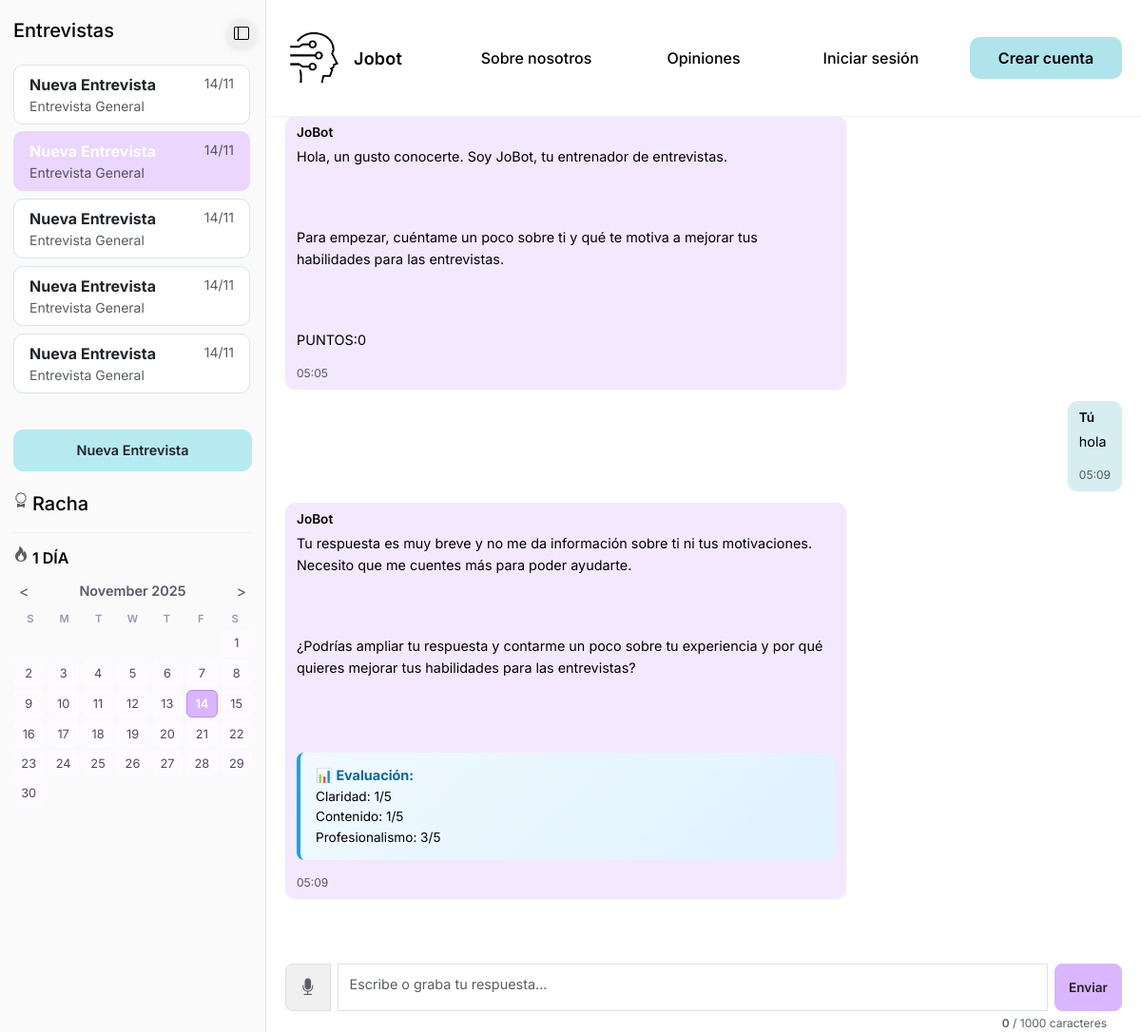
The app's page /interview/15/ (signed in) with its own data.
### interview_mode/models.py (models this page shows, shortened)
class InterviewSession(models.Model):
    INTERVIEW_TYPES = [
        ('technical', 'Entrevista Técnica'),
        ('behavioral', 'Entrevista Conductual'),
        ('general', 'Entrevista General'),
        ('leadership', 'Liderazgo'),
        ('sales', 'Ventas'),
        ('customer_service', 'Atención al Cliente'),
    ]
    DURATION_CHOICES = [
        ('quick', 'Rápida (10 min)'),
        ('standard', 'Estándar (20 min)'),
        ('extended', 'Extendida (30 min)'),
        ('unlimited', 'Sin límite'),
    ]
    DIFFICULTY_CHOICES = [
        ('beginner', 'Principiante'),
        ('intermediate', 'Intermedio'),
        ('advanced', 'Avanzado'),
    ]
    FOCUS_AREAS = [
        ('communication', 'Comunicación'),
        ('problem_solving', 'Resolución de Problemas'),
        ('teamwork', 'Trabajo en Equipo'),
        ('adaptability', 'Adaptabilidad'),
        ('time_management', 'Gestión del Tiempo'),
        ('conflict_resolution', 'Resolución de Conflictos'),
    ]
    user = models.ForeignKey(settings.AUTH_USER_MODEL, on_delete=models.CASCADE)
    interview_type = models.CharField(max_length=20, choices=INTERVIEW_TYPES, default='general')
    title = models.CharField(max_length=200, default='Nueva Entrevista')
    duration = models.CharField(max_length=20, choices=DURATION_CHOICES, default='standard')
    difficulty = models.CharField(max_length=20, choices=DIFFICULTY_CHOICES, default='beginner')
    focus_area = models.CharField(max_length=30, choices=FOCUS_AREAS, default='communication')
    position_level = models.CharField(max_length=100, blank=True, help_text='Ej: Junior Developer, Senior Manager')
    total_points = models.IntegerField(default=0)
    current_level = models.CharField(max_length=20, default='beginner')
    created_at = models.DateTimeField(auto_now_add=True)
    updated_at = models.DateTimeField(auto_now=True)
    is_active = models.BooleanField(default=True)
    def get_level_info(self):
        levels = [
            {'level': 1, 'name': 'Novato', 'min': 0, 'max': 30},
            {'level': 2, 'name': 'Aprendiz', 'min': 30, 'max': 70},
            {'level': 3, 'name': 'Practicante', 'min': 70, 'max': 120},
            {'level': 4, 'name': 'Competente', 'min': 120, 'max': 180},
            {'level': 5, 'name': 'Experimentado', 'min': 180, 'max': 250},
            {'level': 6, 'name': 'Profesional', 'min': 250, 'max': 330},
            {'level': 7, 'name': 'Experto', 'min': 330, 'max': 420},
            {'level': 8, 'name': 'Maestro', 'min': 420, 'max': 520},
            {'level': 9, 'name': 'Elite', 'min': 520, 'max': 630},
            {'level': 10, 'name': 'Leyenda', 'min': 630, 'max': None},
        ]
        for level_data in levels:
            if level_data['max'] is None:
                return {
                    'level': level_data['level'],
                    'name': level_data['name'],
                    'next': None,
                    'progress': 100
                }
            elif self.total_points < level_data['max']:
                progress = ((self.total_points - level_data['min']) / (level_data['max'] - level_data['min'])) * 100
                return {
                    'level': level_data['level'],
                    'name': level_data['name'],
                    'next': level_data['max'],
                    'progress': int(progress)
                }
        return {'level': 10, 'name': 'Leyenda', 'next': None, 'progress': 100}
    class Meta:
        ordering = ['-updated_at']

class Message(models.Model):
    SENDER_CHOICES = [
        ('user', 'Usuario'),
        ('bot', 'JoBot'),
    ]
    session = models.ForeignKey(InterviewSession, on_delete=models.CASCADE, related_name='messages')
    sender = models.CharField(max_length=10, choices=SENDER_CHOICES)
    content = models.TextField()
    timestamp = models.DateTimeField(auto_now_add=True)
    class Meta:
        ordering = ['timestamp']
    def __str__(self):
        return f"{self.sender}: {self.content[:50]}..."

### interview_mode/views.py (the view, shortened to what this page needs)
# urls.py: path('', views.interview, name='interview'),
@login_required
def interview(request, session_id=None):
    if session_id:
        session = get_object_or_404(InterviewSession, id=session_id, user=request.user)
        messages = session.messages.all()
    user_sessions = InterviewSession.objects.filter(user=request.user).order_by('-updated_at')[:5]
    level_info = session.get_level_info()
    streak, created = UserStreak.objects.get_or_create(user=request.user)
    import json
    practice_dates_json = json.dumps(streak.practice_dates)
    context = {
        'session': session,
        'messages': messages,
        'user_sessions': user_sessions,
        'total_points': session.total_points,
        'current_level': level_info['level'],
        'level_name': level_info['name'],
        'next_level_points': level_info['next'],
        'progress': level_info['progress'],
        'current_streak': streak.current_streak,
        'practice_dates': practice_dates_json,
    }
    return render(request, 'interview.html', context)

### interview_mode/templates/interview.html (shortened to what this page needs)
{% extends 'base.html' %}
{% load static %}
{% block extra_css %}
<link rel="stylesheet" href="https://cdn.jsdelivr.net/npm/bootstrap-icons@1.11.1/font/bootstrap-icons.css">
<link rel="stylesheet" href="{% static 'css/interview.css' %}">
{% endblock %}
{% block content %}
<aside id="sidebar" class="sidebar-interview">
    <button class="sidebar-toggle" id="sidebar-toggle" aria-label="Alternar barra lateral">
        <i class="bi bi-layout-sidebar"></i>
    </button>
    <section class="nivel">
        <div class="titulo d-flex justify-content-start gap-1">
            <h5 class="sidebar-text">Entrevistas</h5>
        </div>
        <div class="overflow-auto lista-entrevistas mt-3">
            <ul class="list-group mb-4">
                {% for user_session in user_sessions %}
                <li class="list-group-item interview-session {% if user_session.id == session.id %}active{% endif %}"
                    data-session-id="{{ user_session.id }}">
                    <div class="d-flex justify-content-between align-items-start">
                        <div>
                            <strong>{{ user_session.title }}</strong>
                            <br><small class="text-muted">{{ user_session.get_interview_type_display }}</small>
                        </div>
                        <small class="text-muted">{{ user_session.updated_at|date:"d/m" }}</small>
                    </div>
                </li>
                {% endfor %}
            </ul>
        </div>
        <div class="boton">
            <button class="btn btn-info btn-lg w-100" data-bs-toggle="modal" data-bs-target="#newInterviewModal">
                Nueva Entrevista
            </button>
        </div>
    </section>
    <section class="racha">
        <div class="titulo d-flex justify-content-start gap-1">
            <i class="bi bi-award"></i>
            <h5 class="sidebar-text">Racha</h5>
        </div>
        <hr class="hr-titulo">
        <div class="racha-dias d-flex gap-1 text-center">
            <i class="bi bi-fire"></i>
            <p class="mb-0 fw-semibold" id="streak-count">{{ current_streak }} DÍA{% if current_streak != 1 %}S{% endif %}</p>
        </div>
        <div id="streak-calendar" class="streak-calendar"></div>
    </section>
</aside>
<article class="main-content">
    <div class="mensajes d-flex flex-column" id="chat-messages">
        {% for message in messages %}
        <div class="message {{ message.sender }}">
            <p class="fw-semibold mb-1">
                {% if message.sender == 'bot' %}JoBot{% else %}Tú{% endif %}
            </p>
            <div class="message-content">{{ message.content|safe|linebreaks }}</div>
            <small class="text-muted">{{ message.timestamp|date:"H:i" }}</small>
        </div>
        {% endfor %}
    </div>
    <div class="chat-input">
        <div class="input-group">
            <button class="btn btn-voice" id="voice-button" type="button" title="Grabar voz">
                <i class="bi bi-mic-fill"></i>
            </button>
            <textarea id="message-input" class="form-control" placeholder="Escribe o graba tu respuesta..." maxlength="1000" rows="2"></textarea>
            <button class="btn btn-primary" id="send-button" type="button">Enviar</button>
        </div>
        <div class="char-counter">
            <small class="text-muted">
                <span id="char-count">0</span> / 1000 caracteres
            </small>
        </div>
    </div>
</article>
{% endblock %}

### jobot/templates/base.html (shortened to what this page needs)
{% load static %}
<html lang="es">
<head>
    <link href="https://cdn.jsdelivr.net/npm/bootstrap@5.3.3/dist/css/bootstrap.min.css" rel="stylesheet">
    <link rel="stylesheet" href="{% static 'css/base.css' %}">
    {% block extra_css %}{% endblock %}
</head>
<body>
    <header class="header">
        <nav class="navbar navbar-expand-lg">
            <div class="container">
                <a class="navbar-brand d-flex align-items-center gap-2" href="{% url 'home' %}">
                    <img src="{% static 'images/logo.png' %}" alt="JoBot" class="logo">
                    <span class="brand-text">Jobot</span>
                </a>
                <div class="collapse navbar-collapse" id="Nav">
                    <ul class="navbar-nav ms-auto align-items-lg-center gap-lg-3">
                        <li class="nav-item">
                            <a class="nav link" href="{% url 'about' %}">Sobre nosotros</a>
                        </li>
                        <li class="nav-item">
                            <a class="nav link" href="{% url 'reviews' %}">Opiniones</a>
                        </li>
                        <li class="nav-item">
                            <a class="nav link" href="{% url 'login' %}">Iniciar sesión</a>
                        </li>
                        <li class="nav-item">
                            <a class="btn cta ms-lg-2" href="{% url 'signup' %}">Crear cuenta</a>
                        </li>
                    </ul>
                </div>
            </div>
        </nav>
    </header>
    {% block content %}
    {% endblock %}
</body>
</html>

### jobot/static/css/base.css (style rules this page uses)
:root { --background: #FFFFFF; --text: #000000; --btn-bg-1: #AFE4ED; --btn-bg-2: #AFEDE3; --text-2: #828282; --btn-hover-bg: #D3D3D3; }
body { background: var(--background); color: var(--text); font-family: 'Inter', system-ui, -apple-system, Segoe UI, Roboto, Arial, sans-serif; }
.header { position: sticky; top: 0; z-index: 1050; background: var(--background); border-bottom: 1px solid rgba(0,0,0,0.06); }
.header .navbar { background: var(--background); padding: 10px 0; }
.header .container { max-width: 1440px; margin: 0 auto; padding: 14px 20px; }
.logo { width: 64px; height: 64px; object-fit: contain; display: block; }
.brand-text { font-weight: 600; font-size: 18px; letter-spacing: .2px; color: var(--text); }
.navbar .link { --radius: 10px; display: inline-block; padding: 10px 14px; font-weight: 500; line-height: 1.5; color: var(--text); text-decoration: none; background: var(--background); border-radius: var(--radius); transition: background-color .18s ease, color .18s ease, transform .02s ease; text-align: center; min-width: 160px; }
.cta.btn { --radius: 10px; padding: 10px 14px; font-weight: 600; border-radius: var(--radius); background: var(--btn-bg-1); color: var(--text); border: none; transition: background-color .18s ease, transform .02s ease; min-width: 160px; }

### records on screen
InterviewSession: title "Nueva Entrevista", interview_type "Entrevista General", updated_at "14/11"
InterviewSession: title "Nueva Entrevista", interview_type "Entrevista General", updated_at "14/11"
InterviewSession: title "Nueva Entrevista", interview_type "Entrevista General", updated_at "14/11"
InterviewSession: title "Nueva Entrevista", interview_type "Entrevista General", updated_at "14/11"
InterviewSession: title "Nueva Entrevista", interview_type "Entrevista General", updated_at "14/11"
Message: sender "JoBot", content "Hola, un gusto conocerte. Soy JoBot, tu entrenador de entrevistas. Para empezar, cuéntame un poco sobre ti y qué te motiva a mejorar tus habilidades para las entrevistas. PUNTOS:0", timestamp "05:05"
Message: sender "Tú", content "hola", timestamp "05:09"
Message: sender "JoBot", content "Tu respuesta es muy breve y no me da información sobre ti ni tus motivaciones. Necesito que me cuentes más para poder ayudarte. ¿Podrías ampliar tu respuesta y contarme un poco sobre tu experiencia y por qué quieres mejorar tus habilidades para las entrevistas? 📊 Evaluación: Claridad: 1/5 Contenido: 1/5 Profesionalismo: 3/5", timestamp "05:09"

### other values on screen
{{ current_streak }} "1"
